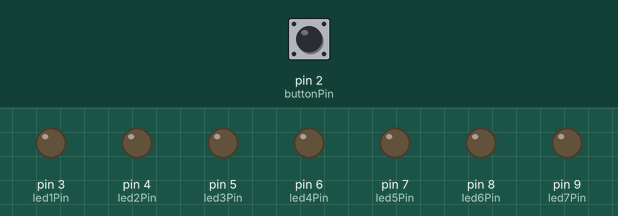
Bench run of a sketch on a simulated Arduino Uno, built with avr-gcc and run on an emulated ATmega328P. Shown: output pins drawn as LEDs (lit = HIGH). The inputs (shaded band) are chosen by the test bench; at power-on: pin 2 (buttonPin) LOW.

Above: at 1.2 s.
1.3 s: pin 2 (buttonPin) pulled HIGH for 0.15 s
At 2.4 s:
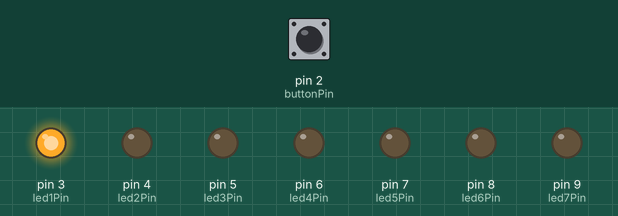
2.9 s: pin 2 (buttonPin) pulled HIGH for 1 s
At 3.6 s:
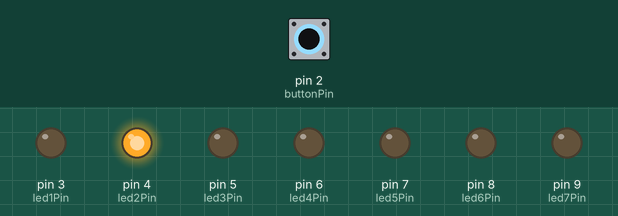
5.4 s: pin 2 (buttonPin) pulled HIGH for 0.15 s
At 6.6 s:
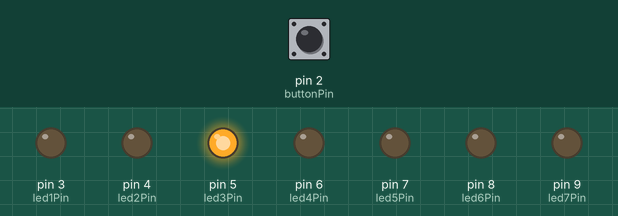
7.0 s: pin 2 (buttonPin) pulled HIGH for 3.2 s
At 7.9 s:
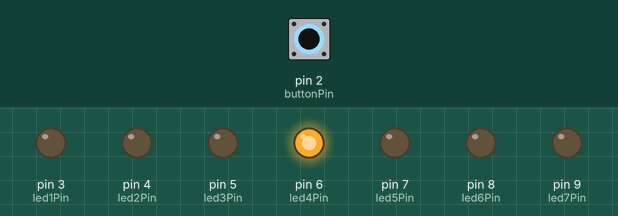
11.7 s: pin 2 (buttonPin) pulled HIGH for 0.15 s
At 12.7 s:
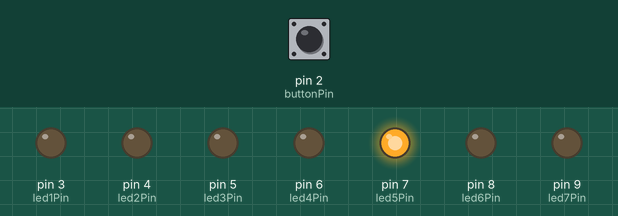
13.3 s: pin 2 (buttonPin) pulled HIGH for 1 s
At 13.9 s:
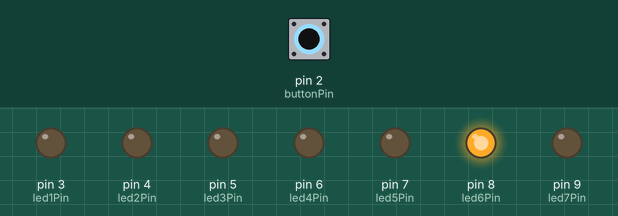
Timing chart, 0 to 16.3 s (numbered marks = the images above; inputs shaded):
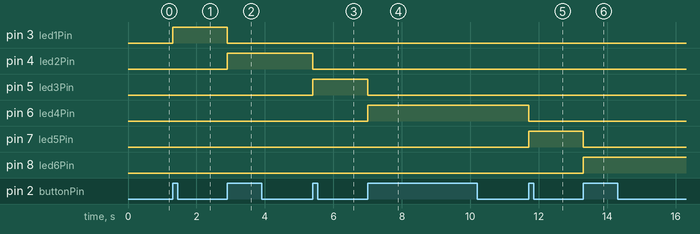

The sketch:

christmas_gift.ino
```cpp
/* Test code for my parent's Christmas gift. there will be 7 bulbs each controlled by separate pins
on arduino uno. RF transmitter button presses will increment 0-7 then reset to move lights down the
board.
*/

// constants below

const int buttonPin = 2;  //transmitter fob button press input
const int led1Pin = 3;    //LED for rows 1-7 pins
const int led2Pin = 4;
const int led3Pin = 5;
const int led4Pin = 6;
const int led5Pin = 7;
const int led6Pin = 8;
const int led7Pin = 9;

//variables below

int buttonState = 0;         // variable for reading the RF transmitter button status
int count_value =0;
int prestate =0;

void setup() {
  // initialize the LED pins as outputs:
  pinMode(led1Pin, OUTPUT);
  pinMode(led2Pin, OUTPUT);
  pinMode(led3Pin, OUTPUT);
  pinMode(led4Pin, OUTPUT);
  pinMode(led5Pin, OUTPUT);
  pinMode(led6Pin, OUTPUT);
  pinMode(led7Pin, OUTPUT);
  // initialize the pushbutton pin as an input:
  pinMode(buttonPin, INPUT);
  Serial.begin(9600);
}

void loop() {
  // read the state of the pushbutton value:
  buttonState = digitalRead(buttonPin);

  // check if the pushbutton is pressed. If it is, then the buttonState is HIGH:
  if (buttonState == HIGH && prestate == 0) {
    count_value++;

    prestate = 1;
  } else if(buttonState == LOW) {
    prestate = 0;
  }

  switch (count_value) {

  case 1:
    digitalWrite(led1Pin, HIGH);
    digitalWrite(led2Pin, LOW);
    digitalWrite(led3Pin, LOW);
    digitalWrite(led4Pin, LOW);
    digitalWrite(led5Pin, LOW);
    digitalWrite(led6Pin, LOW);
    digitalWrite(led7Pin, LOW);
    break;

  case 2:
    digitalWrite(led1Pin, LOW);
    digitalWrite(led2Pin, HIGH);
    digitalWrite(led3Pin, LOW);
    digitalWrite(led4Pin, LOW);
    digitalWrite(led5Pin, LOW);
    digitalWrite(led6Pin, LOW);
    digitalWrite(led7Pin, LOW);
    break;

  case 3:
    digitalWrite(led1Pin, LOW);
    digitalWrite(led2Pin, LOW);
    digitalWrite(led3Pin, HIGH);
    digitalWrite(led4Pin, LOW);
    digitalWrite(led5Pin, LOW);
    digitalWrite(led6Pin, LOW);
    digitalWrite(led7Pin, LOW);
    break;

  case 4:
    digitalWrite(led1Pin, LOW);
    digitalWrite(led2Pin, LOW);
    digitalWrite(led3Pin, LOW);
    digitalWrite(led4Pin, HIGH);
    digitalWrite(led5Pin, LOW);
    digitalWrite(led6Pin, LOW);
    digitalWrite(led7Pin, LOW);
    break;

  case 5:
    digitalWrite(led1Pin, LOW);
    digitalWrite(led2Pin, LOW);
    digitalWrite(led3Pin, LOW);
    digitalWrite(led4Pin, LOW);
    digitalWrite(led5Pin, HIGH);
    digitalWrite(led6Pin, LOW);
    digitalWrite(led7Pin, LOW);
    break;

  case 6:
    digitalWrite(led1Pin, LOW);
    digitalWrite(led2Pin, LOW);
    digitalWrite(led3Pin, LOW);
    digitalWrite(led4Pin, LOW);
    digitalWrite(led5Pin, LOW);
    digitalWrite(led6Pin, HIGH);
    digitalWrite(led7Pin, LOW);
    break;

  case 7:
    digitalWrite(led1Pin, LOW);
    digitalWrite(led2Pin, LOW);
    digitalWrite(led3Pin, LOW);
    digitalWrite(led4Pin, LOW);
    digitalWrite(led5Pin, LOW);
    digitalWrite(led6Pin, LOW);
    digitalWrite(led7Pin, HIGH);
    break;

  default:
    count_value = 0;
    digitalWrite(led1Pin, LOW);
    digitalWrite(led2Pin, LOW);
    digitalWrite(led3Pin, LOW);
    digitalWrite(led4Pin, LOW);
    digitalWrite(led5Pin, LOW);
    digitalWrite(led6Pin, LOW);
    digitalWrite(led7Pin, LOW);
    break;

}
}
```

Measured:
- after the input at 1.3 s, pin 3 (led1Pin): LOW → HIGH at once
- after the input at 2.9 s, pin 3 (led1Pin): HIGH → LOW at once; pin 4 (led2Pin): LOW → HIGH at once
- after the input at 5.4 s, pin 4 (led2Pin): HIGH → LOW at once; pin 5 (led3Pin): LOW → HIGH at once
- after the input at 7.0 s, pin 5 (led3Pin): HIGH → LOW at once; pin 6 (led4Pin): LOW → HIGH at once
- after the input at 11.7 s, pin 6 (led4Pin): HIGH → LOW at once; pin 7 (led5Pin): LOW → HIGH at once
- after the input at 13.3 s, pin 7 (led5Pin): HIGH → LOW at once; pin 8 (led6Pin): LOW → HIGH at once
